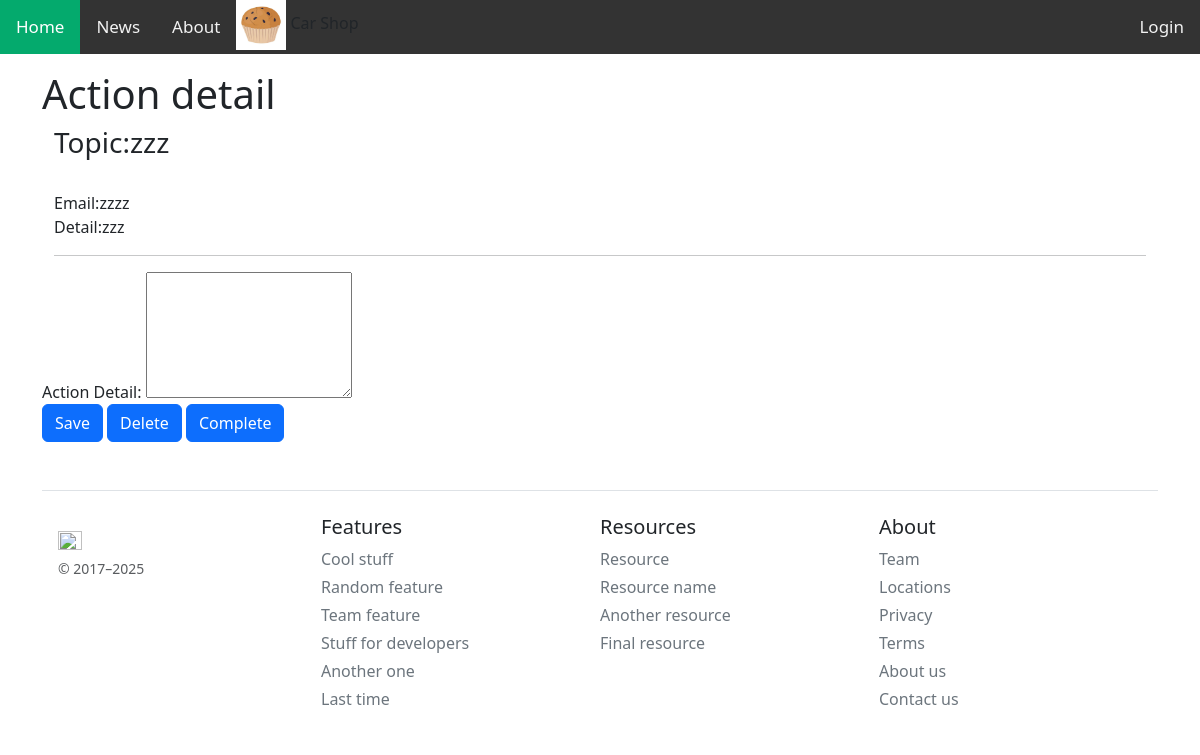
The app's page /action/31/ with its own data.
### myapp/models.py (models this page shows, shortened)
class contactList(models.Model):
  topic = models.CharField(max_length=200)
  email = models.CharField(max_length=100)
  detail = models.CharField(null=True, blank=True)
  complete = models.CharField() ##default = null

### myapp/views.py (the view, shortened to what this page needs)
# urls.py: path('action/<int:cid>/', actionPage, name="action-page"),
def actionPage(request, cid):
  try:
    context = {}
    contact = contactList.objects.get(id=cid)
    context['contact'] = contact
    try:
      action = Action.objects.get(contactList=contact)
      context['action'] = action
    except:
      pass
    return render(request, 'myapp/action.html', context)
  except contactList.DoesNotExist:
    return HttpResponse("<h1 style=\"padding: 30px;\">Contact not found</h1>", status=404)

### myapp/template/myapp/action.html (shortened to what this page needs)
{% extends 'myapp/base.html' %}
{% block myheader %}
<h1> Action detail </h1>
{% endblock myheader %}
{% block content %}
  <div class="container">
    <h3>Topic:{{contact.topic}}</h3><br>
    <p>
      Email:{{contact.email}}<br>
      Detail:{{contact.detail}}<br>
      <hr>
    </p>
  </div>
  <form method="POST">
    <div class="form-group">
      <label for="actiondetail">Action Detail:</label>
      <textarea name="form-control" rows="5" id="actiondetail" name="actiondetail">
        {{action.actionDetail}}
      </textarea>
    </div>
    <button type="submit" class="btn btn-primary" name="save">Save</button>
    <button type="submit" class="btn btn-primary" name="delete">Delete</button>
    <button type="submit" class="btn btn-primary" name="complete">Complete</button>
  </form>
{% endblock content %}

### records on screen
contactList: topic "zzz", email "zzzz", detail "zzz"
